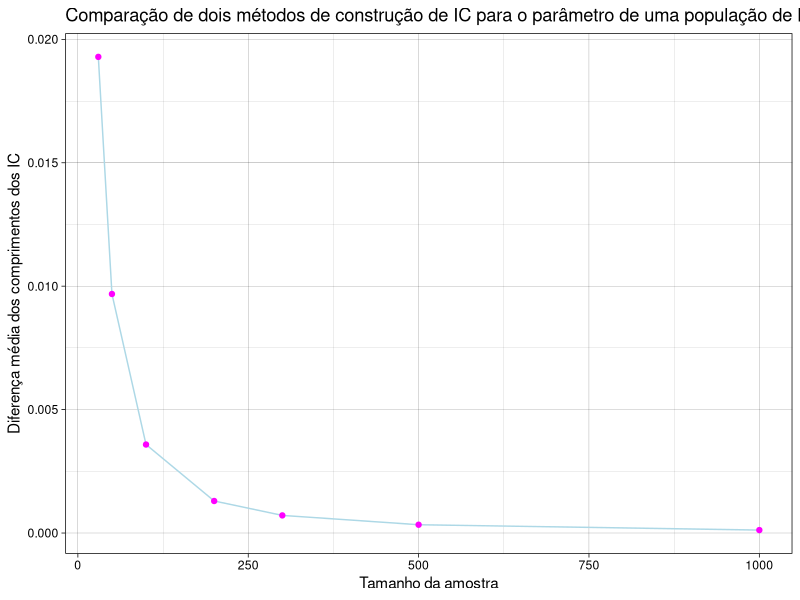

This chart was generated by the following R code:
seed <- 1645
k <- 2000
p <- 0.7
gama <- 0.97

library(ggplot2)
set.seed(seed)

tam <- c(30, 50, 100, 200, 300, 500, 1000)
z <- qnorm((1 + gama) / 2)
c1 <- vector(length = k)
c2 <- vector(length = k)
res <- data.frame()
for(n in tam) {
  for(i in 1:k) {
    amostra <- rbinom(n, 1, p)
    media <- mean(amostra)
    c1[i] <- sqrt((2 * media + z^2 / n)^2 - 4 * media^2 * (1 + z^2 / n)) / (1 + z^2 / n)
    c2[i] <- 2 * z * sqrt(media * (1 - media) / n)
  }
  res <- rbind(res, c(n, mean(c2 - c1)))
}
names(res) <- c("n", "d")

ggplot(res) +
  geom_line(aes(n,  d), color = "lightblue") +
  geom_point(aes(n, d), color = "magenta") +
  labs(title = "Comparação de dois métodos de construção de IC para o parâmetro de uma população de Bernoulli",
       x = 'Tamanho da amostra',
       y = 'Diferença média dos comprimentos dos IC') +
  theme_linedraw()